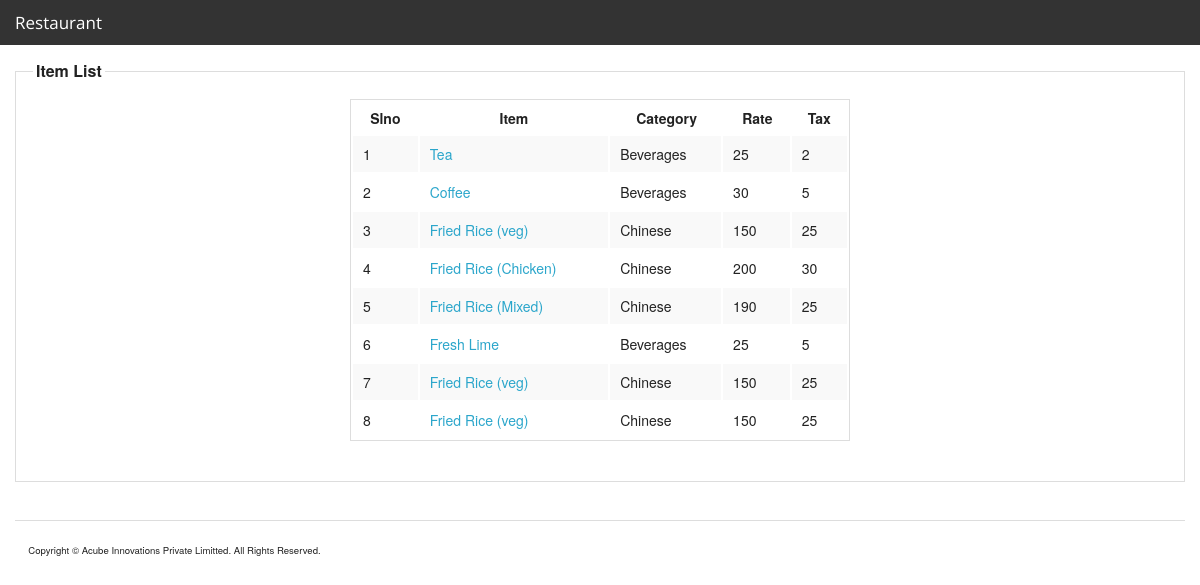
The app's page /admin/items.php (signed in) with its own data.
### tables this page shows
CREATE TABLE IF NOT EXISTS `items` (
  `id` int(11) NOT NULL AUTO_INCREMENT,
  `name` varchar(255) NOT NULL,
  `item_category_id` int(11) NOT NULL,
  `rate` double NOT NULL,
  `tax` double NOT NULL,
  `status_id` int(11) NOT NULL,
  `from_master_kitchen` tinyint(1) NOT NULL DEFAULT '0',
  PRIMARY KEY (`id`)
);

### include/class/class_page/class_page.php (called while the page is built, shortened)
<?php
class Page {
	var $connection_list = array();
	var $conf_list = array();
	var $menuconf_list = array();
	var $class_list = array();
	var $function_list = array();
	var $root_path='./';
	var $module_path='modules/';
	var $module = "" ;
	var $style='';
	var $script='';
	var $print_page='';
	function display(){
		$debug_output .= ob_get_contents();
		if(count($this->conf_list) > 0){
			foreach ($this->conf_list as $conf_file){
				$debug_output .= ob_get_contents();
			}
		}
		if(count($this->connection_list) > 0){
			foreach ($this->connection_list as $connection_file){
				$debug_output .= ob_get_contents();
			}
		}
		if(count($this->menuconf_list) > 0){
			foreach ($this->menuconf_list as $menuconf_file){
				$debug_output .= ob_get_contents();
			}
		}
		if(count($this->function_list) > 0){
			foreach ($this->function_list as $function_file){
				$debug_output .= ob_get_contents();
			}
		}
		if(trim($this->module) != ""){
			$debug_output .= ob_get_contents();
		}
		if(count($this->class_list) > 0){
			foreach ($this->class_list as $class_file){
				$debug_output .= ob_get_contents();
				$debug_output .= ob_get_contents();
			}
		}
		if(trim($this->module) != ""){
			$filename = $this->root_path.$this->module_path.$this->module."/style.css";
			if (file_exists( $filename)) {
				$this->style.='<link rel="stylesheet" type="text/css" href="'.$filename.'">';
			}else{
				$debug_output .= 'File :: '.$filename ." not exists <br/>";
			}
			$filename = $this->root_path.$this->module_path.$this->module."/script.js";
			if (file_exists($filename)) {
				$this->script.='<script src="'.$filename.'" language="JavaScript" type="text/JavaScript"></script>';
			}else{
				$debug_output .= 'File :: '.$filename ." not exists. <br/>";
			}
		}
		if(trim($this->module) != ""){
			$filename = $this->root_path.$this->module_path.$this->module."/functions.php";
			if (file_exists($filename)) {
				ob_start();
				include($filename);
				$this->print_page .= ob_get_contents();
				ob_end_clean();
			}else{
				$debug_output .= ob_get_contents();
			}
			$filename = $this->root_path.$this->module_path.$this->module."/code.php";
			if (file_exists($filename)) {
				include($filename);
				$this->print_page .= ob_get_contents();
			}else{
				ob_start();
				echo 'File :: '.$filename ." not exists. <br/>";
				$debug_output .= ob_get_contents();
				ob_end_clean();
			}
			$filename = $this->root_path.$this->module_path.$this->module."/style.php";
			if (file_exists($filename)) {
				ob_start();
				include($filename);
				$this->style.='<style>';
				$this->style .= ob_get_contents();
				$this->style.='</style>';
				ob_end_clean();
			}else{
				$debug_output .='File :: '.$filename ." not exists. <br/>";
			}
						$filename = $this->root_path.$this->module_path.$this->module."/script.php";
			if (file_exists($filename)) {
				ob_start();
				include($filename);
				$this->script.='<script language="JavaScript" type="text/JavaScript">';
				$this->script .= ob_get_contents();
				$this->script.='</script>';
				ob_end_clean();
			}else{
				$debug_output .='File :: '.$filename ." not exists. <br/>";
			}
			$filename = $this->root_path.$this->module_path.$this->module."/view.php";
			if (file_exists($filename)) {
				include($filename);
				$this->print_page .= ob_get_contents();
			}else{
				ob_start();
				echo 'File :: '.$filename ." not exists. <br/>";
				$debug_output .= ob_get_contents();
				ob_end_clean();
			}
		}
	}
}
?>

### admin/items.php (called while the page is built, shortened)
<?php session_start();
require(ROOT_PATH.'include/class/class_page/class_page.php');
$page = new Page;
	$page->root_path = ROOT_PATH;
	$page->current_url = $current_url;
	$page->title = "Acube MVC";
	$page->page_name = 'index';
	$page->layout = 'restaurant.html';
    $page->conf_list = array("conf.php");
    $page->menuconf_list = array("menu_conf.php");
	$page->connection_list = array("connection.php");
	$page->function_list = array("functions.php");
	$page->class_list = array("class_item.php","class_itemcategory.php");
	$page->access_list = array("ADMINISTRATOR");
    $index=0;
    $content_list[$index]['file_name']='admin/inc_right_menu.php';
    $content_list[$index]['var_name']='right_menu';
	$page->content_list = $content_list;
	$page->module_path = 'modules/item/';
    $page->module = 'list';
	$page->display();
?>

### modules/item/list/code.php (called while the page is built, shortened)
<?php
$item=new Item($myconnection);
$item->connection=($myconnection);
$item_category=new ItemCategory($myconnection);
$item_category->connection=($myconnection);
$array_item_category=$item_category->get_array();
$get_item=$item->get_list_array();
if($get_item!=false){
	$count = count($get_item);
}
?>

### include/class/class_item/class_item.php (called while the page is built, shortened)
<?php
Class item{
	var $connection ="";
function get_list_array()
	{
		$items = array();$i=0;
		$strSQL = "SELECT  id,name,item_category_id,rate,tax,status_id,from_master_kitchen FROM items";
		$rsRES = mysql_query($strSQL,$this->connection) or die(mysql_error(). $strSQL );
		if ( mysql_num_rows($rsRES) > 0 )
					{
					while ( list ($id,$name,$item_category_id,$rate,$tax,$status_id,$from_master_kitchen) = mysql_fetch_row($rsRES) ){
						$items[$i]["id"] =  $id;
						$items[$i]["name"] = $name;
						$items[$i]["item_category_id"] = $item_category_id;
						$items[$i]["rate"] = $rate;
						$items[$i]["tax"] = $tax;
						$items[$i]["status_id"] = $status_id;
						$items[$i]["from_master_kitchen"] = $from_master_kitchen;
						$i++;
           		 	}
            return $items;
       		}else{
			$this->error_number = 4;
			$this->error_description="Can't list item";
			return false;
    			}
		}
}
?>

### include/class/class_itemcategory/class_itemcategory.php (called while the page is built, shortened)
<?php
class ItemCategory{
	var $connection;
function get_array()
	{
        	$item_category = array();
			$strSQL = "SELECT  id,name FROM item_categories";
			$rsRES = mysql_query($strSQL,$this->connection) or die(mysql_error(). $strSQL );
			if ( mysql_num_rows($rsRES) > 0 )
				 {
					while ( list ($id,$name) = mysql_fetch_row($rsRES) ){
						$item_category[$id] =  $name;
           		 		}
            		return $item_category;
       			}else{
					$this->error_number = 4;
					$this->error_description="Can't list item";
					return false;
    				}
		}
}

### modules/item/list/view.php (the view, shortened to what this page needs)
<!DOCTYPE html PUBLIC "-//W3C//DTD XHTML 1.0 Transitional//EN" "http://www.w3.org/TR/xhtml1/DTD/xhtml1-transitional.dtd">
<html xmlns="http://www.w3.org/1999/xhtml">
<head>
</head>
<body>
<form id="form2" name="form2" method="post" action="">
<fieldset>
    <legend>Item List</legend>
   <table width="500" height="68" align="center">
    <tr>
      <th>Slno</th>
      <th>Item</th>
      <th colspan="3"> Category</th>
      <th>Rate</th>
      <th>Tax</th>
    </tr>
        <?php
            if($get_item==false)
          { ?>
      <tr>
        <td> No Records Found</td>
      </tr>
       <?php } else {
        $i=0;
        while($i<$count){
         ?>
   <tr>
     <td><?php echo $get_item[$i]['id']; ?></td>
     <td><a href="item.php?id=<?php echo $get_item[$i]['id'] ?>"><?php echo $get_item[$i]['name']?></a></td>
      <td colspan="2"><?php if(isset($array_item_category[$get_item[$i]['item_category_id']])){echo $array_item_category[$get_item[$i]['item_category_id']] ;}?></td>
      <td colspan="2"> <?php echo $get_item[$i]['rate'] ;?></td>
      <td colspan="2"><?php echo $get_item[$i]['tax'] ;?></td>
   </tr>
    <?php $i++;
          }
          }
           ?>
</table>
    </form>
   </body>
   </html>

### records on screen
items: id "1", name "Tea", item_category "Beverages", rate "25", tax "2"
items: id "2", name "Coffee", item_category "Beverages", rate "30", tax "5"
items: id "4", name "Fried Rice (Chicken)", item_category "Chinese", rate "200", tax "30"
items: id "5", name "Fried Rice (Mixed)", item_category "Chinese", rate "190", tax "25"
items: id "6", name "Fresh Lime", item_category "Beverages", rate "25", tax "5"
items: id "7", name "Fried Rice (veg)", item_category "Chinese", rate "150", tax "25"
items: id "8", name "Fried Rice (veg)", item_category "Chinese", rate "150", tax "25"

### other values on screen
$get_item[$i]['id'] "3"
$get_item[$i]['name'] "Fried Rice (veg)"
$array_item_category[$get_item[$i]['item_category_id']] "Chinese"
$get_item[$i]['rate'] "150"
$get_item[$i]['tax'] "25"
